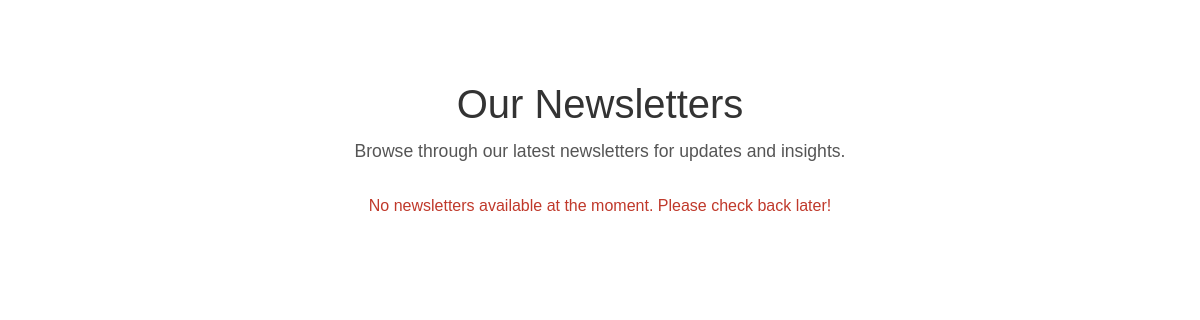
The app's page /newsletters/, older data.
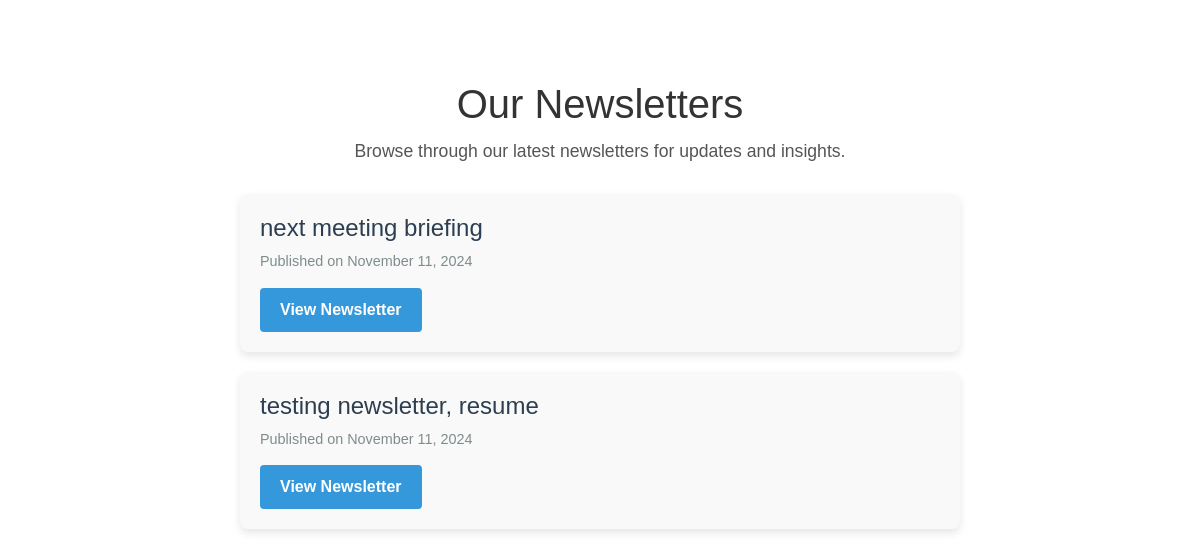
The same page, newer data.
### dbusers/models.py (models this page shows, shortened)
class Newsletter(models.Model):
    title = models.CharField(max_length=255)
    pdf_file = models.FileField(upload_to='newsletters/', help_text='Upload the PDF file of the newsletter.')
    date_uploaded = models.DateTimeField(auto_now_add=True)

### dbusers/views.py (the view)
# urls.py: path('newsletters/', views.newsletter_list, name='newsletter_list'),
def newsletter_list(request):
    newsletters = Newsletter.objects.all()
    return render(request, 'dbusers/newsletters/newsletter_list.html', {'newsletters': newsletters})

### dbusers/templates/dbusers/newsletters/newsletter_list.html (shortened to what this page needs)
{% extends "dbusers/base.html" %}
{% block content %}
    <div style="padding: 40px; max-width: 800px; margin: 0 auto; text-align: center; font-family: Arial, sans-serif;">
        <h1 style="font-size: 2.5em; color: #333; margin-bottom: 10px;">Our Newsletters</h1>
        <p style="color: #555; font-size: 1.1em; margin-bottom: 30px;">
            Browse through our latest newsletters for updates and insights.
        </p>
        <div style="display: flex; flex-direction: column; gap: 20px;">
            {% for newsletter in newsletters %}
                <div style="background-color: #f9f9f9; border-radius: 8px; padding: 20px; box-shadow: 0 4px 8px rgba(0, 0, 0, 0.1); text-align: left;">
                    <h2 style="font-size: 1.5em; color: #2c3e50;">{{ newsletter.title }}</h2>
                    <p style="color: #7f8c8d; font-size: 0.9em; margin-bottom: 15px;">
                        Published on {{ newsletter.date_uploaded|date:"F j, Y" }}
                    </p>
                    <a href="{{ newsletter.pdf_file.url }}" target="_blank" style="display: inline-block; padding: 10px 20px; background-color: #3498db; color: white; border-radius: 4px; text-decoration: none; font-weight: bold;">
                        View Newsletter
                    </a>
                </div>
            {% empty %}
                <p style="color: #c0392b;">No newsletters available at the moment. Please check back later!</p>
            {% endfor %}
        </div>
    </div>
{% endblock %}

### dbusers/templates/dbusers/base.html (shortened to what this page needs)
<!doctype html>
{% load static %}
<html lang="en">
  <head>
    <link rel="stylesheet" href="{% static 'dbusers/css/main.css' %}" type="text/css">
    <link href="https://cdn.jsdelivr.net/npm/bootstrap@5.0.0-beta3/dist/css/bootstrap.min.css" rel="stylesheet">
  </head>
        <button class="navbar-toggler" type="button" data-bs-toggle="collapse" data-bs-target="#navbarNavAltMarkup" aria-controls="navbarNavAltMarkup" aria-expanded="false" aria-label="Toggle navigation">
          <span class="navbar-toggler-icon"></span>
        </button>
    <div>
      {% block content %}
      {% endblock content %}
    </div>
  </body>
</html>

### dbusers/static/users/css/main.css (style rules this page uses)
a { color: inherit; text-decoration: none; }

Row changes from the older to the newer data that the page shows:
added Newsletter: title "next meeting briefing", date_uploaded "November 11, 2024"
added Newsletter: title "testing newsletter, resume", date_uploaded "November 11, 2024"
Text that changed along with them:
text no longer shown: "No newsletters available at the moment. Please check back later!"
